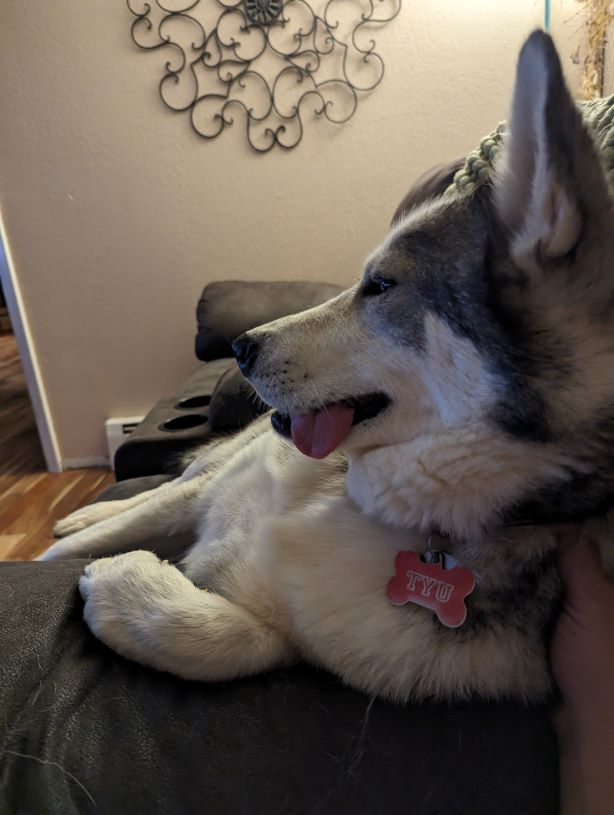
#> input picture Opening Images/tyu.jpg, 614 x 815 px
$ python main.py
#> lines starting #> are read from the running program, lines starting #| are printed output that depends on the picture
import cv2
import numpy as np
import matplotlib.pyplot as plt


def main() -> None:
    # # img = cv2.imread('OpenCV_Logo.jpg', cv2.IMREAD_GRAYSCALE)
    img = cv2.imread('tyu.jpg', cv2.IMREAD_GRAYSCALE)
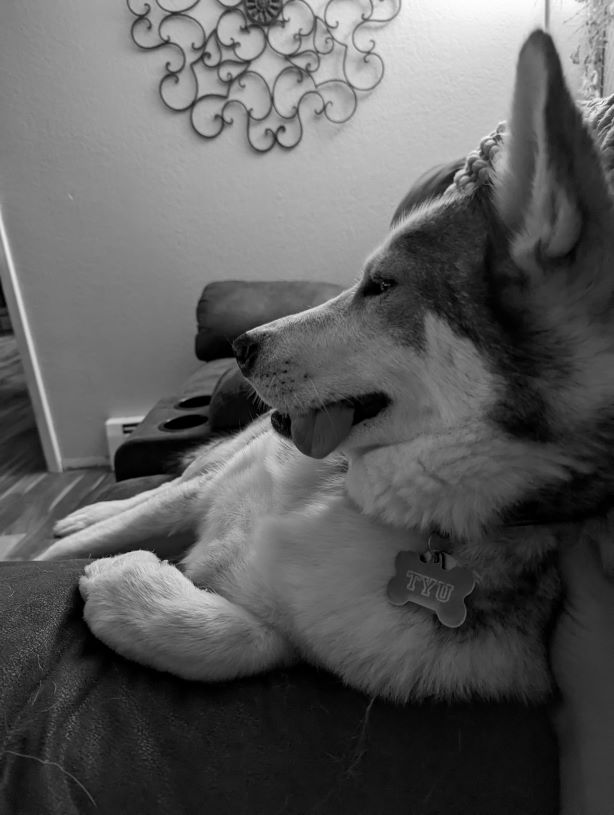
#> img: shape (815, 614); min 0, max 254, mean 92.4
    img2 = np.copy(img)

    filter = np.zeros((9, 9))
    filter[5][0] = 1
    '''
    [0, 0, 0]
    [1, 0, 0]
    [0, 0, 0]
    '''

    cv2.filter2D(img, 0, filter, img2, borderType=cv2.BORDER_CONSTANT)

    # [37 lines of commented-out code are left out]
    cv2.imshow('image', img)
    cv2.imshow('image2', img2)
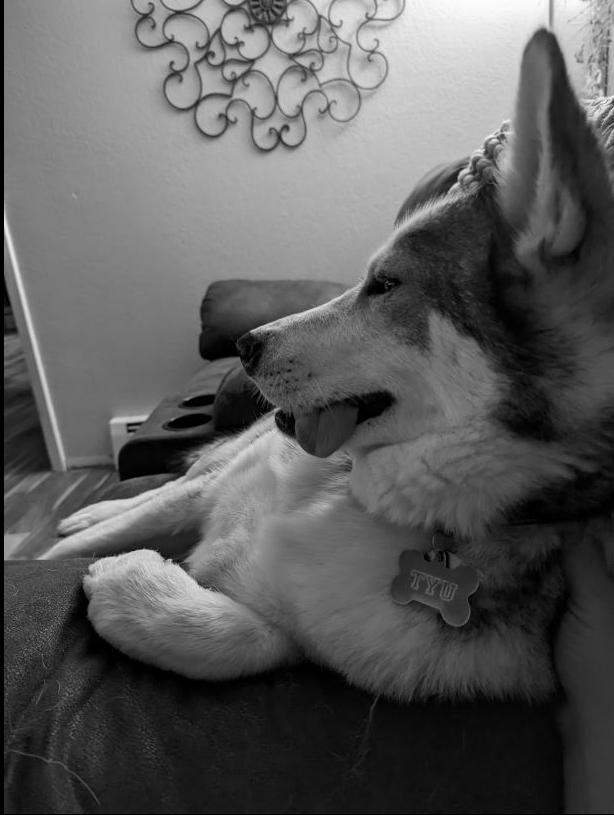
#> window 'image2': shape (815, 614); min 0, max 254, mean 91.7
    # cv2.imshow('image', grey_img)
    cv2.waitKey(0)
    pass


if __name__ == '__main__':
    main()
